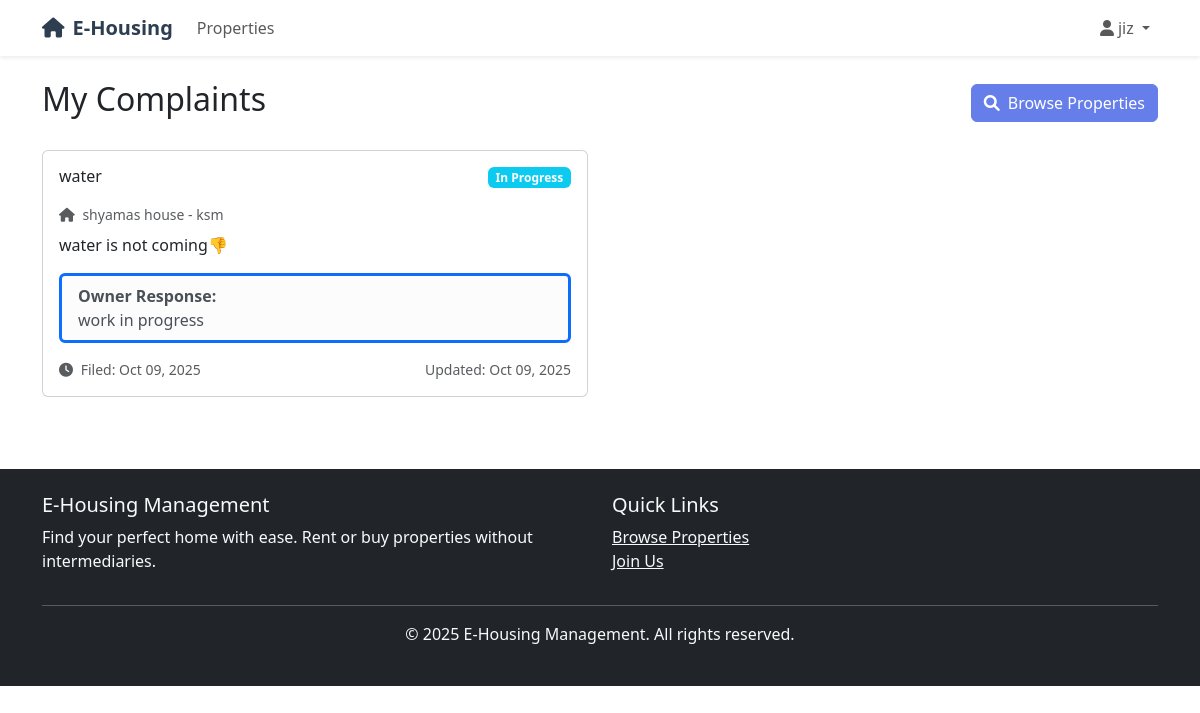
Page /communications/my-complaints/ (signed in) on the committed database.
### accounts/models.py (models this page shows, shortened)
class User(AbstractUser):
    USER_TYPES = (
        ('buyer', 'Buyer/Tenant'),
        ('owner', 'Property Owner'),
        ('admin', 'Administrator'),
    )
    user_type = models.CharField(max_length=10, choices=USER_TYPES, default='buyer')
    is_approved = models.BooleanField(default=False)
    email = models.EmailField(unique=True)

### communications/models.py (models this page shows, shortened)
class Complaint(models.Model):
    STATUS_CHOICES = (
        ('pending', 'Pending'),
        ('in_progress', 'In Progress'),
        ('resolved', 'Resolved'),
        ('closed', 'Closed'),
    )
    user = models.ForeignKey(User, on_delete=models.CASCADE, related_name='complaints')
    property = models.ForeignKey(Property, on_delete=models.CASCADE, related_name='complaints')
    subject = models.CharField(max_length=200)
    description = models.TextField()
    status = models.CharField(max_length=20, choices=STATUS_CHOICES, default='pending')
    owner_response = models.TextField(blank=True)
    created_at = models.DateTimeField(auto_now_add=True)
    updated_at = models.DateTimeField(auto_now=True)
    class Meta:
        ordering = ['-created_at']

### properties/models.py (models this page shows, shortened)
class Property(models.Model):
    PROPERTY_TYPES = (
        ('rent', 'For Rent'),
        ('sell', 'For Sale'),
    )
    PROPERTY_CATEGORIES = (
        ('apartment', 'Apartment'),
        ('house', 'House'),
        ('villa', 'Villa'),
        ('studio', 'Studio'),
        ('room', 'Room'),
        ('commercial', 'Commercial'),
    )
    owner = models.ForeignKey(User, on_delete=models.CASCADE, related_name='properties')
    title = models.CharField(max_length=200)
    description = models.TextField()
    property_type = models.CharField(max_length=10, choices=PROPERTY_TYPES)
    category = models.CharField(max_length=20, choices=PROPERTY_CATEGORIES)
    price = models.DecimalField(max_digits=12, decimal_places=2)
    bedrooms = models.PositiveIntegerField(default=1)
    bathrooms = models.PositiveIntegerField(default=1)
    area = models.PositiveIntegerField(help_text='Area in square feet')
    address = models.TextField()
    city = models.CharField(max_length=100)
    state = models.CharField(max_length=100)
    pincode = models.CharField(max_length=10)
    is_approved = models.BooleanField(default=False)
    is_available = models.BooleanField(default=True)
    created_at = models.DateTimeField(auto_now_add=True)
    updated_at = models.DateTimeField(auto_now=True)
    parking = models.BooleanField(default=False)
    furnished = models.BooleanField(default=False)
    balcony = models.BooleanField(default=False)
    gym = models.BooleanField(default=False)
    swimming_pool = models.BooleanField(default=False)
    class Meta:
        ordering = ['-created_at']
        verbose_name_plural = 'Properties'

### communications/views.py (the view)
# urls.py: path('my-complaints/', views.my_complaints, name='my_complaints'),
@login_required
def my_complaints(request):
    if request.user.user_type not in ['buyer']:
        messages.error(request, 'Access denied.')
        return redirect('home')
    complaints = Complaint.objects.filter(user=request.user).order_by('-created_at')
    paginator = Paginator(complaints, 10)
    page_number = request.GET.get('page')
    complaints = paginator.get_page(page_number)
    return render(request, 'communications/my_complaints.html', {'complaints': complaints})

### templates/communications/my_complaints.html (shortened to what this page needs)
{% extends 'base.html' %}
{% block content %}
<div class="container mt-4">
    <div class="d-flex justify-content-between align-items-center mb-4">
        <h2>My Complaints</h2>
        <a href="{% url 'properties:list' %}" class="btn btn-primary">
            <i class="fas fa-search me-2"></i>Browse Properties
        </a>
    </div>
    {% if complaints %}
        <div class="row">
            {% for complaint in complaints %}
                <div class="col-lg-6 mb-4">
                    <div class="card">
                        <div class="card-body">
                            <div class="d-flex justify-content-between align-items-start mb-3">
                                <h6 class="card-title mb-0">{{ complaint.subject }}</h6>
                                <span class="badge bg-{% if complaint.status == 'resolved' %}success{% elif complaint.status == 'in_progress' %}info{% elif complaint.status == 'closed' %}secondary{% else %}warning{% endif %}">
                                    {{ complaint.get_status_display }}
                                </span>
                            </div>
                            <p class="text-muted small mb-2">
                                <i class="fas fa-home me-1"></i>
                                {{ complaint.property.title }} - {{ complaint.property.city }}
                            </p>
                            <p class="card-text">{{ complaint.description|truncatewords:20 }}</p>
                            {% if complaint.owner_response %}
                                <div class="alert alert-light border-start border-primary border-3 py-2 px-3 mt-2">
                                    <strong>Owner Response:</strong><br>
                                    {{ complaint.owner_response|truncatewords:15 }}
                                </div>
                            {% endif %}
                            <div class="d-flex justify-content-between align-items-center mt-3">
                                <small class="text-muted">
                                    <i class="fas fa-clock me-1"></i>
                                    Filed: {{ complaint.created_at|date:"M d, Y" }}
                                </small>
                                {% if complaint.updated_at != complaint.created_at %}
                                    <small class="text-muted">
                                        Updated: {{ complaint.updated_at|date:"M d, Y" }}
                                    </small>
                                {% endif %}
                            </div>
                        </div>
                    </div>
                </div>
            {% endfor %}
        </div>
    {% endif %}
</div>
{% endblock %}

### templates/base.html (shortened to what this page needs)
<!DOCTYPE html>
<html lang="en">
<head>
    <link href="https://cdn.jsdelivr.net/npm/bootstrap@5.3.0/dist/css/bootstrap.min.css" rel="stylesheet">
    <link href="https://cdnjs.cloudflare.com/ajax/libs/font-awesome/6.0.0/css/all.min.css" rel="stylesheet">
</head>
<body>
    <nav class="navbar navbar-expand-lg navbar-light bg-white shadow-sm">
        <div class="container">
            <a class="navbar-brand" href="{% url 'home' %}">
                <i class="fas fa-home me-2"></i>E-Housing
            </a>
            <div class="collapse navbar-collapse" id="navbarNav">
                <ul class="navbar-nav me-auto">
                    <li class="nav-item">
                        <a class="nav-link" href="{% url 'properties:list' %}">Properties</a>
                    </li>
                </ul>
                <ul class="navbar-nav">
                    {% if user.is_authenticated %}
                        <li class="nav-item dropdown">
                            <a class="nav-link dropdown-toggle" href="#" id="navbarDropdown" role="button" data-bs-toggle="dropdown">
                                <i class="fas fa-user me-1"></i>{{ user.username }}
                            </a>
                        </li>
                    {% endif %}
                </ul>
            </div>
        </div>
    </nav>
    <main>
        {% block content %}
        {% endblock %}
    </main>
    <footer class="bg-dark text-light py-4 mt-5">
        <div class="container">
            <div class="row">
                <div class="col-md-6">
                    <h5>E-Housing Management</h5>
                    <p>Find your perfect home with ease. Rent or buy properties without intermediaries.</p>
                </div>
                <div class="col-md-6">
                    <h5>Quick Links</h5>
                    <ul class="list-unstyled">
                        <li><a href="{% url 'properties:list' %}" class="text-light">Browse Properties</a></li>
                        <li><a href="{% url 'accounts:register' %}" class="text-light">Join Us</a></li>
                    </ul>
                </div>
            </div>
            <hr>
            <div class="text-center">
                <p>&copy; 2025 E-Housing Management. All rights reserved.</p>
            </div>
        </div>
    </footer>
</body>
</html>

### templates/base.html (style rules this page uses)
.navbar-brand { font-weight: bold; color: #2c3e50 !important; }
.btn-primary { background-color: #667eea; border-color: #667eea; }

### rows in the picture
User: username "jiz"
Complaint: subject "water", status "In Progress", property "shyamas house", property.city "ksm", description "water is not coming👎", owner_response "work in progress", created_at "Oct 09, 2025", updated_at "Oct 09, 2025"
